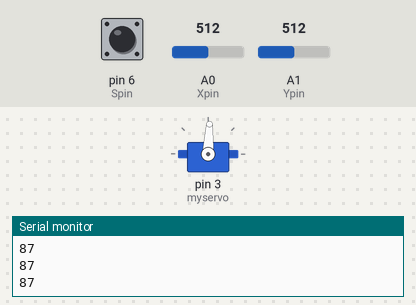
This sketch was run on a simulated Arduino Uno, built with avr-gcc and run on an emulated ATmega328P. Shown: servo, the last lines printed to the serial monitor. The test bench sets the inputs (shaded band); at power-on: A0 (Xpin) = 512, pin 6 (Spin) HIGH, A1 (Ypin) = 512.

Above: at 1.2 s.
1.3 s: A0 (Xpin) set to 716
At 2.3 s:
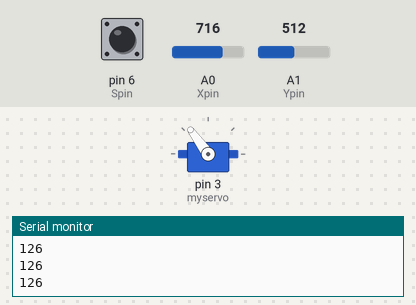
2.8 s: A0 (Xpin) set to 525
At 3.7 s:
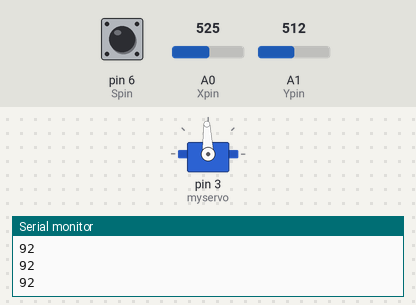
4.3 s: A0 (Xpin) set to 516
At 4.47 s:
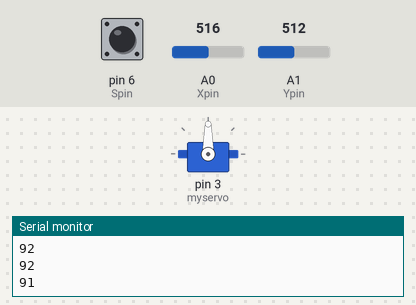
6.2 s: A0 (Xpin) set to 306
At 7.0 s:
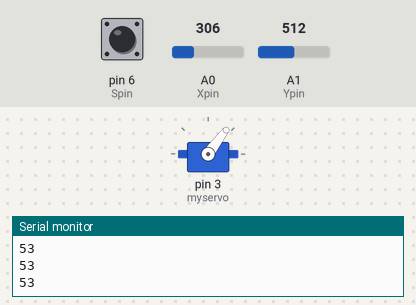
7.7 s: A0 (Xpin) set to 511
At 8.89 s:
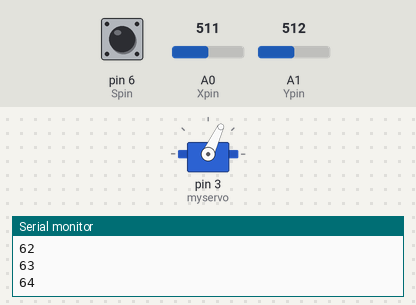
10.7 s: A0 (Xpin) set to 122
At 11.3 s:
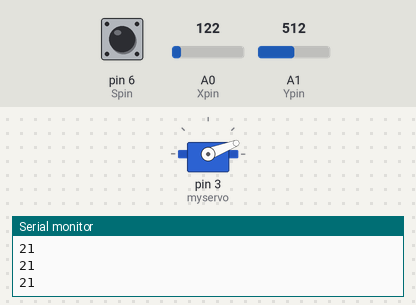
Timing chart, 0 to 13.2 s (numbered marks = the images above; inputs shaded):
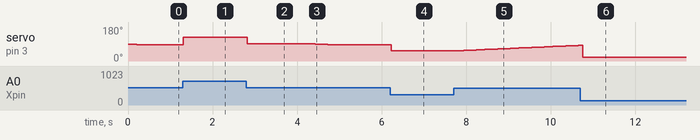

Measured:
- after the input at 1.3 s, servo on pin 3 (myservo): 87° → 126° at once
- after the input at 2.8 s, servo on pin 3 (myservo): 126° → 92° at once
- after the input at 4.3 s, servo on pin 3 (myservo): moves from 92° to 87° over 0.40 s, starting at once
- after the input at 6.2 s, servo on pin 3 (myservo): 87° → 53° at once
- after the input at 7.7 s, servo on pin 3 (myservo): moves from 53° to 83° over 2.9 s, starting at once
- after the input at 10.7 s, servo on pin 3 (myservo): 83° → 21° after 0.06 s

The sketch:

joystickServo.ino
```cpp
#include <Servo.h>

const int Spin = 6; //  switch input
const int Xpin = A0; //  X input
const int Ypin = A1; //  Y input
//const int Mpin = 3;  // servo motor output
Servo myservo;

void setup() {
  pinMode(Xpin, INPUT);
  pinMode(Ypin, INPUT);
  pinMode(Spin, INPUT_PULLUP);
//  pinMode(Mpin, OUTPUT);
  myservo.attach(3);
  myservo.write(90);

  digitalWrite(Spin, HIGH);
  Serial.begin(9600);
}

void loop() {
  int Xposition = 0;
  int Yposition = 0;
  int Sstate = 0;
  int Xmap = 0;
  int Ymap = 0;
  int currentServo = 90;

  Xposition = analogRead(Xpin);
  Yposition = analogRead(Ypin);
  Sstate = digitalRead(Spin);

  Xmap = map(Xposition,0,1022,0,180);
  Ymap = map(Yposition,0,1022,0,180);
  currentServo = myservo.read();

  Serial.println(currentServo);

  if(Xmap != 90){
    myservo.write(Xmap);
  }
  else{
    if(currentServo >= 88 ){
      myservo.write(currentServo-1);
    }
    if(currentServo <= 82){
      myservo.write(currentServo+1);
    }
  }

  delay(100);
}
```
